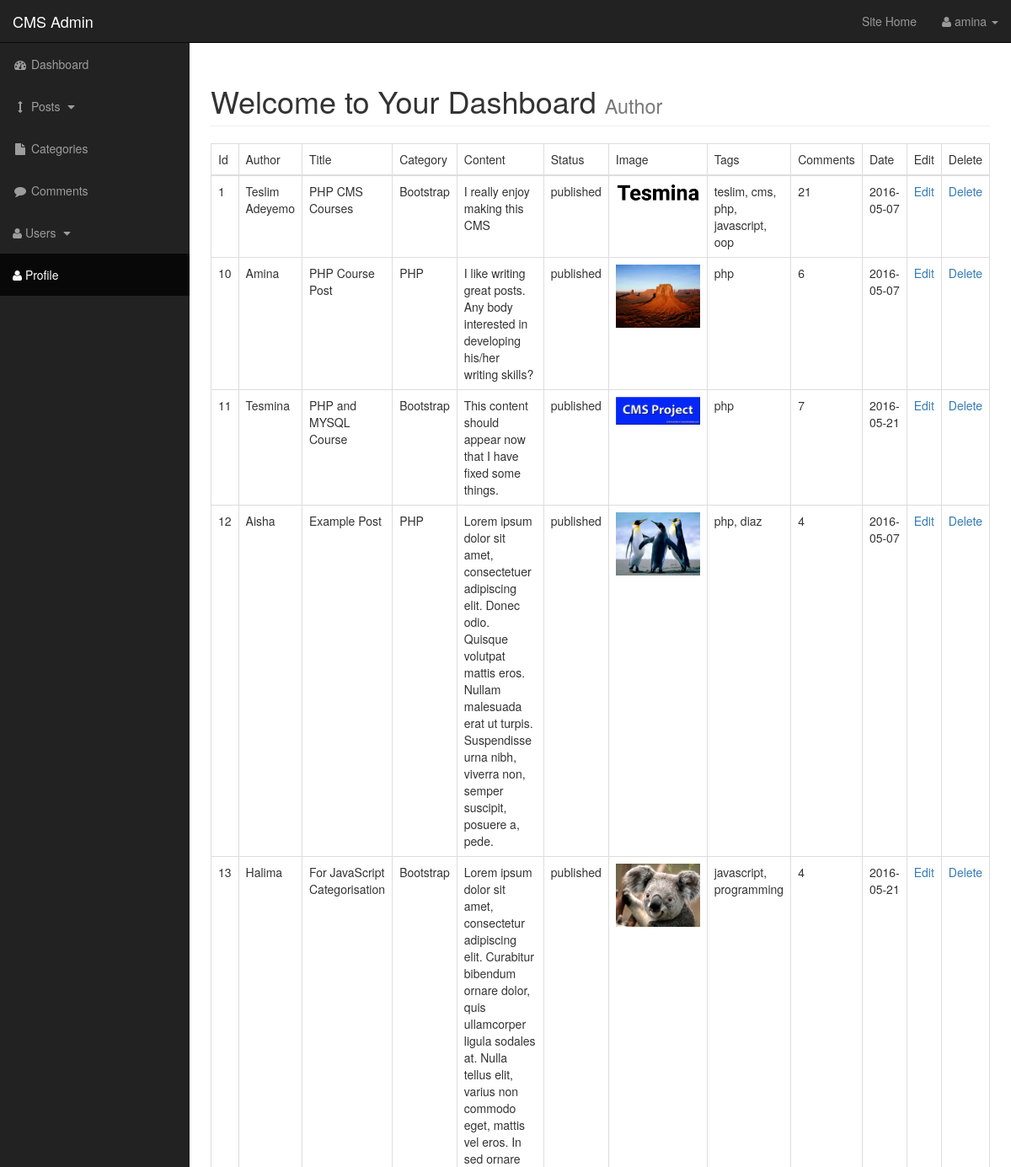
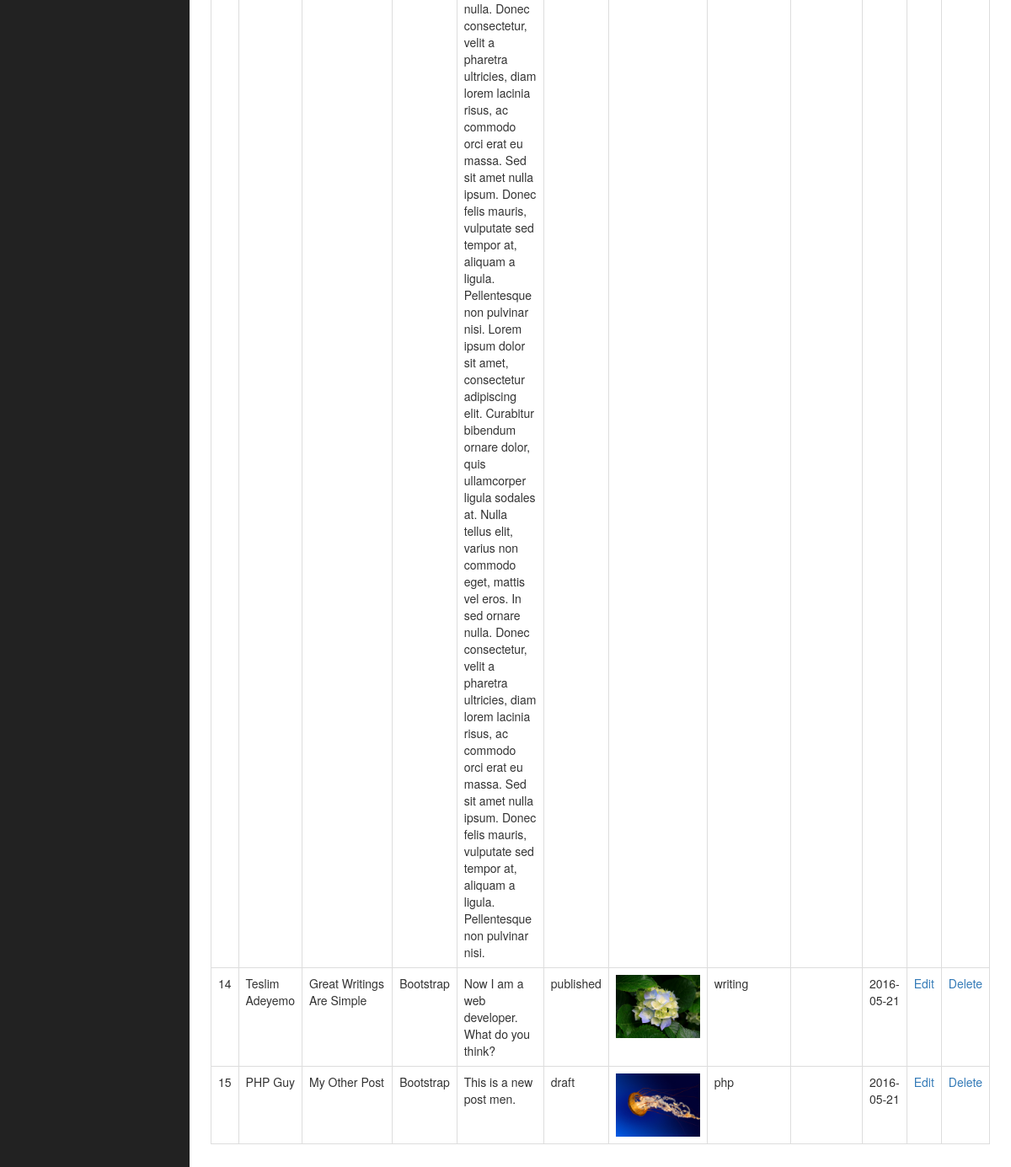
/admin/posts.php (signed in), run on the app's committed database (2 pictures, top to bottom).
### tables this page shows
CREATE TABLE IF NOT EXISTS `posts` (
`post_id` int(3) NOT NULL,
  `post_category_id` int(3) NOT NULL,
  `post_title` varchar(255) NOT NULL,
  `post_author` varchar(255) NOT NULL,
  `post_date` date NOT NULL,
  `post_image` text NOT NULL,
  `post_content` text NOT NULL,
  `post_tags` varchar(255) NOT NULL,
  `post_comment_count` int(11) DEFAULT NULL,
  `post_status` varchar(255) NOT NULL
);

CREATE TABLE IF NOT EXISTS `categories` (
`cat_id` int(3) NOT NULL,
  `cat_title` varchar(255) DEFAULT NULL
);

### admin/includes/view_all_posts.php (the view, shortened to what this page needs)
<table class="table table-bordered table-hover">
	<thead>
		<tr>
			<td>Id</td>
			<td>Author</td>
			<td>Title</td>
			<td>Category</td>
			<td>Content</td>
			<td>Status</td>
			<td>Image</td>
			<td>Tags</td>
			<td>Comments</td>
			<td>Date</td>
			<td>Edit</td>
			<td>Delete</td>
		</tr>
	</thead>
	<tbody>
    <?php
		$query = "SELECT * FROM posts";
		$select_posts = mysqli_query($connection, $query);
		while ($row = mysqli_fetch_assoc($select_posts)) { ?>
			<tr>
	        	<?php
					$post_id	 		= $row["post_id"];
					$post_author 		= $row["post_author"];
					$post_title	 		= $row["post_title"];
					$post_category_id   = $row["post_category_id"];
					$post_content		= $row["post_content"];
					$post_status 		= $row["post_status"];
					$post_image			= $row["post_image"];
					$post_tags 			= $row["post_tags"];
					$post_comment_count	= $row["post_comment_count"];
					$post_date 			= $row["post_date"];
				?>
				<td><?php echo $post_id; ?></td>
				<td><?php echo $post_author; ?></td>
				<td><?php echo $post_title; ?></td>
				<?php
					 $query = "SELECT * FROM categories WHERE cat_id = {$post_category_id}";
			         $select_categories_id = mysqli_query($connection, $query);
		            while ($row = mysqli_fetch_assoc($select_categories_id)) {
		                $cat_title = $row['cat_title'];
		            }
	            ?>
				<td><?php echo $cat_title; ?></td>
				<td><?php echo $post_content; ?></td>
				<td><?php echo $post_status; ?></td>
				<td><img  width='100' src="../images/<?php echo $post_image; ?>" title="<?php echo $post_title; ?>" alt="<?php  echo $post_title; ?>" ></td>
				<td><?php echo $post_tags ?></td>
				<td><?php echo $post_comment_count; ?></td>
				<td><?php echo $post_date; ?></td>
				<td><a href="posts.php?source=edit_post&amp;p_id=<?php echo $post_id; ?>">Edit</a></td>
	            <td><a href="posts.php?delete=<?php echo $post_id; ?>">Delete</a></td>
  <?php } ?>
			</tr>
    </tbody>
</table>

### admin/includes/admin_header.php (shortened to what this page needs)
<!DOCTYPE html>
<html lang="en">
<head>
    <link href="css/bootstrap.min.css" rel="stylesheet">
    <link href="css/sb-admin.css" rel="stylesheet">
    <link href="font-awesome/css/font-awesome.min.css" rel="stylesheet" type="text/css">
</head>
<body>

### admin/posts.php (shortened to what this page needs)
<?php include "includes/admin_header.php"; ?>
<div id="wrapper">
    <?php include "includes/admin_navigation.php"; ?>
    <div id="page-wrapper">
        <div class="container-fluid">
            <div class="row">
				<div class="col-lg-12">
                    <h1 class="page-header">
                        Welcome to Your Dashboard
                        <small>Author</small>
                    </h1>
                    <?php
                    switch ($source) {
                    	default:
                    		include "includes/view_all_posts.php";
                    } ?>
                </div>
			</div>
        </div>
    </div>
<?php include "includes/admin_footer.php"; ?>

### admin/includes/admin_navigation.php (shortened to what this page needs)
<nav class="navbar navbar-inverse navbar-fixed-top" role="navigation">
    <div class="navbar-header">
        <a class="navbar-brand" href="../admin">CMS Admin</a>
    </div>
    <ul class="nav navbar-right top-nav">
        <li><a href="../">Site Home</a></li>
        <li class="dropdown">
            <a href="#" class="dropdown-toggle" data-toggle="dropdown"><i class="fa fa-user"></i> <?php echo $_SESSION['username']; ?> <b class="caret"></b></a>
        </li>
    </ul>
    <div class="collapse navbar-collapse navbar-ex1-collapse">
        <ul class="nav navbar-nav side-nav">
            <li>
                <a href="../admin"><i class="fa fa-fw fa-dashboard"></i> Dashboard</a>
            </li>
            <li>
                <a href="javascript:;" data-toggle="collapse" data-target="#post_dropdown"><i class="fa fa-fw fa-arrows-v"></i> Posts <i class="fa fa-fw fa-caret-down"></i></a>
            </li>
            <li>
                <a href="categories.php"><i class="fa fa-fw fa-file"></i> Categories</a>
            </li>
            <li>
                <a href="comments.php"><i class="fa fa-fw fa-comment"></i> Comments</a>
            </li>
            <li>
                <a href="javascript:;" data-toggle="collapse" data-target="#demo"><i <i class="fa fa-user"></i> Users <i class="fa fa-fw fa-caret-down"></i></a>
            </li>
            <li class="active">
                <a href="profile.php"><i class="fa fa-user"></i>  Profile</a>
            </li>
        </ul>
    </div>
</nav>

### admin/includes/admin_footer.php (shortened to what this page needs)
</div>
</body>
</html>

### admin/css/sb-admin.css (style rules this page uses)
body { margin-top: 100px; background-color: #222; }
@media (min-width:768px) { body { margin-top: 50px; } }
#wrapper { padding-left: 0; }
#page-wrapper { width: 100%; padding: 0; background-color: #fff; }
@media (min-width:768px) { #wrapper { padding-left: 225px; } }
@media (min-width:768px) { #page-wrapper { padding: 10px; } }
.top-nav { padding: 0 15px; }
.top-nav>li { display: inline-block; float: left; }
.top-nav>li>a { padding-top: 15px; padding-bottom: 15px; line-height: 20px; color: #999; }
@media (min-width:768px) { .side-nav { position: fixed; top: 51px; left: 225px; width: 225px; margin-left: -225px; border: none; border-radius: 0; overflow-y: auto; background-color: #222; } }
@media (min-width:768px) { .side-nav>li>a { width: 225px; } }

### data on the page
posts: post_id "1", post_author "Teslim Adeyemo", post_title "PHP CMS Courses", categories.cat_title "Bootstrap", post_content "I really enjoy making this CMS", post_status "published", post_image (picture), post_tags "teslim, cms, php, javascript, oop", post_comment_count "21", post_date "2016-05-07"
posts: post_id "10", post_author "Amina", post_title "PHP Course Post", categories.cat_title "PHP", post_content "I like writing great posts. Any body interested in developing his/her writing skills?", post_status "published", post_image (picture), post_tags "php", post_comment_count "6", post_date "2016-05-07"
posts: post_id "11", post_author "Tesmina", post_title "PHP and MYSQL Course", categories.cat_title "Bootstrap", post_content "This content should appear now that I have fixed some things.", post_status "published", post_image (picture), post_tags "php", post_comment_count "7", post_date "2016-05-21"
posts: post_id "12", post_author "Aisha", post_title "Example Post", categories.cat_title "PHP", post_content "Lorem ipsum dolor sit amet, consectetuer adipiscing elit. Donec odio. Quisque volutpat mattis eros. Nullam malesuada erat ut turpis. Suspendisse urna nibh, viverra non, semper suscipit, posuere a, pede.", post_status "published", post_image (picture), post_tags "php, diaz", post_comment_count "4", post_date "2016-05-07"
posts: post_id "13", post_author "Halima", post_title "For JavaScript Categorisation", categories.cat_title "Bootstrap", post_content "Lorem ipsum dolor sit amet, consectetur adipiscing elit. Curabitur bibendum ornare dolor, quis ullamcorper ligula sodales at. Nulla tellus elit, varius non commodo eget, mattis vel eros. In sed ornare nulla. Donec consectetur, velit a pharetra ultricies, diam lorem lacinia risus, ac commodo orci erat eu massa. Sed sit amet nulla ipsum. Donec felis mauris, vulputate sed tempor at, aliquam a ligula. Pellentesque non pulvinar nisi. Lorem ipsum dolor sit amet, consectetur adipiscing elit. Curabitur bibendum ornare dolor, quis ullamcorper ligula sodales at. Nulla tellus elit, varius non commodo eget, mattis vel eros. In sed ornare nulla. Donec consectetur, velit a pharetra ultricies, diam lorem…", post_status "published", post_image (picture), post_tags "javascript, programming", post_comment_count "4", post_date "2016-05-21"
posts: post_id "14", post_author "Teslim Adeyemo", post_title "Great Writings Are Simple", categories.cat_title "Bootstrap", post_content "Now I am a web developer. What do you think?", post_status "published", post_image (picture), post_tags "writing", post_date "2016-05-21"
posts: post_id "15", post_author "PHP Guy", post_title "My Other Post", categories.cat_title "Bootstrap", post_content "This is a new post men.", post_status "draft", post_image (picture), post_tags "php", post_date "2016-05-21"

### other printed values
$_SESSION['username'] "amina"
